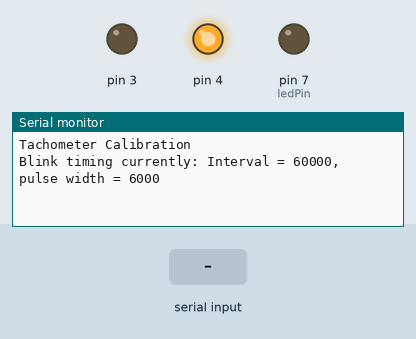
Recording of a sketch running on a simulated Arduino Uno, built with avr-gcc and run on an emulated ATmega328P. Parts: output pins drawn as LEDs (lit = HIGH), the last lines printed to the serial monitor. Inputs (shaded band) come from the test bench.

Above: at 1.2 s.
1.3 s: "90 45\n" received over Serial
At 2.4 s:
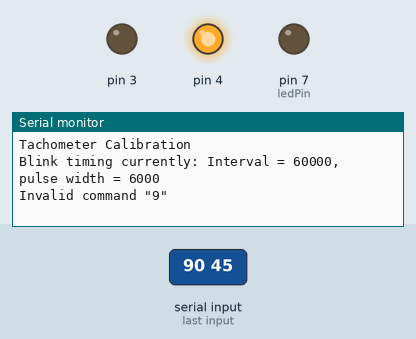
2.8 s: "i90\n" received over Serial
At 3.5 s:
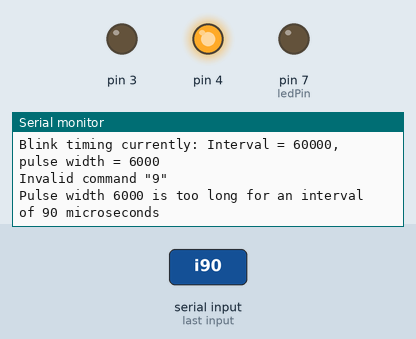

Measured:
- after the input at 1.3 s, the serial monitor: prints a new line at once (image 1)
- after the input at 2.8 s, the serial monitor: prints a new line at once (image 2)

The sketch:

optach_calib.ino
```cpp
// (licence header left out)
// 300, 600, 1200, 2400, 4800, 9600, 14400, 19200, 28800, 38400, 57600, 115200
unsigned const long SERIAL_SPEED = 115200;
const uint8_t ledPin = 7;  // best NOT to use LED_BUILTIN
// const uint8_t ledPin = LED_BUILTIN;  // for visual DEBUG and testing
unsigned const long syncDelay = 1000; // µSec to delay first transition after change
unsigned const int CMD_BUF_SIZE = 60; // bytes in buffer

unsigned long nextHigh;  // will store next time LED should be turned on (millis)
unsigned long nextLow;  // will store next time LED should be turned off (millis)
unsigned long pulseWidth = 6000;  // Initial time to keep the LED on
unsigned long pulseInterval = 60000;  // Initial interval between pulse starts
// 60000 & 6000 is 1000 RPM@10% duty cycle
unsigned char commandBuf[CMD_BUF_SIZE];  // Buffer to collect command from serial port
unsigned int bufIndex = 0;  // Position to store the next input character

void setup() {
    Serial.begin(SERIAL_SPEED, SERIAL_8N1);
    while (!Serial) {
        ; // wait for serial port to connect. Needed for native USB port only
    }
    Serial.println(F("Tachometer Calibration"));
    pinMode(ledPin, OUTPUT);
    pinMode(2, INPUT);
    pinMode(3, OUTPUT);
    pinMode(4, OUTPUT);
    digitalWrite(ledPin, LOW);
    digitalWrite(3, LOW);
    digitalWrite(4, HIGH);
    setPulsePattern(0, 0); // Setup to use hardcoded timings
    // setPulsePattern(100, 50);  // DEBUG for scope check
}

void loop() {
    unsigned long now = micros();
    if (now >= nextHigh) {
        digitalWrite(ledPin, HIGH);
        nextHigh += pulseInterval;
        return;
    }
    if (now < nextLow) {
        return;
    }
    digitalWrite(ledPin, LOW);
    nextLow += pulseInterval;
    checkSerialCommand();
}

void checkSerialCommand() {
    bool have_serial, have_cmd, have_overflow;
    // unsigned static int chars = 0; // DEBUG
    // unsigned long start_serial, end_serial; // DEBUG

    // To increase timing stability, only check the serial port *just* after a
    // high to low transition.  Normally that will be the start of the longest
    // time where the code is just waiting.
    have_serial = false;
    have_overflow = false;
    have_cmd = false;
    // start_serial = micros(); // DEBUG
    while (Serial.available()) {
        have_serial = true;
        commandBuf[bufIndex++] = Serial.read();
        if (commandBuf[bufIndex-1] == '\n') {
            have_cmd = true; // a complete command line is in the buffer
        }
        if (bufIndex >= CMD_BUF_SIZE) {
            have_overflow = true; // buffer overflow: throw it all away
            break;
        }
    }
    // end_serial = micros(); // DEBUG
    if (have_serial) {
        // report_serial(end_serial - start_serial, chars, have_cmd, have_overflow); // DEBUG
        if (have_cmd) {
            processCommand(bufIndex);
        }
        if (have_cmd or have_overflow) {
            bufIndex = 0;
        }
        // chars = bufIndex; // DEBUG
    }
} // ./void checkSerialCommand()

void processCommand(const unsigned int len) {
    unsigned int wIdx, cIdx;
    unsigned long cmdParam, interval, pulse;

    if (badLen(len)) { return; }
    interval = 0;
    pulse = 0;
    cIdx = indexAfterLeading(commandBuf, 0);
    while (cIdx < len - 1 and commandBuf[cIdx] != '\0') {
        wIdx = parseULong(commandBuf, cIdx + 1, len, &cmdParam);

        switch(commandBuf[cIdx]) {
            case 'i':  // interval (microseconds) between pulses (LOW to HIGH transitions)
                interval = cmdParam;
                break;
            case 'p': // pulse width (microseconds) (HIGH interval)
                pulse = cmdParam;
                break;
            default:
                Serial.print(F("Invalid command \""));
                Serial.print((char)commandBuf[cIdx]);
                Serial.println('"');
                return;
        }
        cIdx = indexAfterLeading(commandBuf, wIdx);
    }
    setPulsePattern(interval, pulse);
}

void setPulsePattern(const unsigned long pInterval, const unsigned long pWidth) {
    unsigned long interval = pulseInterval;
    unsigned long width = pulseWidth;
    if (pInterval > 0) {
        interval = pInterval;
    }
    if (pWidth > 0) {
        width = pWidth;
    }
    if (interval < width) {
        Serial.print(F("Pulse width "));
        Serial.print(width);
        Serial.print(F(" is too long for an interval of "));
        Serial.print(interval);
        Serial.print(F(" microseconds"));
        return;
    }
    pulseWidth = width;  // microseconds to keep LED on
    pulseInterval = interval;  // new interval between pulse starts
    // Show the pulse interval and width settings
    Serial.print(F("Blink timing currently: Interval = "));
    Serial.print(pulseInterval);
    Serial.print(F(", pulse width = "));
    Serial.println(pulseWidth);

    // force pulse cycle [re]start a bit in the future
    nextHigh = syncDelay + micros();
    nextLow = nextHigh + pulseWidth;
} // ./void setPulsePattern()

bool badLen(const unsigned int len) {
    // Sanity check error trap
    if (len <= CMD_BUF_SIZE) {
        return false;
    }
    Serial.print(F("Can not process "));
    Serial.print(len, DEC);
    Serial.print(F(" bytes from a "));
    Serial.print(CMD_BUF_SIZE, DEC);
    Serial.println(F(" byte buffer"));
    return true; // Error was detected and reported
} // ./ bool badLen()

unsigned int cloneBuf(const unsigned char * src, unsigned char * dest, const unsigned int len) {
    unsigned int wLen;
    unsigned char endChar;
    for (unsigned int i = 0; i < len; i++) {
        dest[i] = src[i];
    }
    dest[len] = '\0'; // null terminate

    // remove any trailing delimiters
    wLen = len - 1;
    endChar = dest[wLen];
    while (endChar == '\n' or endChar == '\r' or endChar == ' ' or endChar == ',') {
        dest[wLen] = '\0';
        if (wLen == 0) {
            Serial.println(F("Nothing in the buffer to process"));
            return 0;
        }
        endChar = dest[--wLen];
    }
    return ++wLen;
} // ./ unsigned int cloneBuf()

unsigned int indexAfterLeading(const unsigned char * buf, const unsigned int start) {
    unsigned long idx = start;
    // Possible buffer overflow: This code does not know how long the input buffer
    // is, so if the buffer is completely full of leading markers, this will attempt
    // to access memory beyond the end … and return an index beyond the end too.
    while (buf[idx] == ',' or buf[idx] == ' ' or buf[idx] == '\t') {
        idx++;
    }
    return idx;
} // ./unsigned int indexAfterLeading()

unsigned int parseULong(const unsigned char *buf, const unsigned int sIdx, const unsigned int eIdx, unsigned long *dest) {
    unsigned int idx = sIdx;

    idx = sIdx;
    while (idx < eIdx and isdigit(buf[idx])) {
        idx++; // locate terminating delimiter
    }
    *dest = atol((char *)&buf[sIdx]);
    return idx; // index to the first unprocessed character of the buffer
} // ./unsigned int parseULong()

void report_serial(const unsigned long delta_micros, const unsigned int prv_idx,
        const bool eol, const bool overflow) {
    Serial.print(F("State: chars = "));
    Serial.print(prv_idx);
    Serial.print(F(", idx = "));
    Serial.print(bufIndex);
    Serial.print(F(", have_cmd = "));
    Serial.print(eol);
    Serial.print(F(", overflow = "));
    Serial.print(overflow);

    Serial.print(F(": reading "));
    Serial.print(bufIndex - prv_idx);
    Serial.print(F(" bytes took "));
    Serial.print(delta_micros);
    Serial.println(F("µSec"));

    if (eol) {
        Serial.println(F("have command"));
    }
    if (overflow) {
        Serial.println(F("overflow"));
    }
}
```
